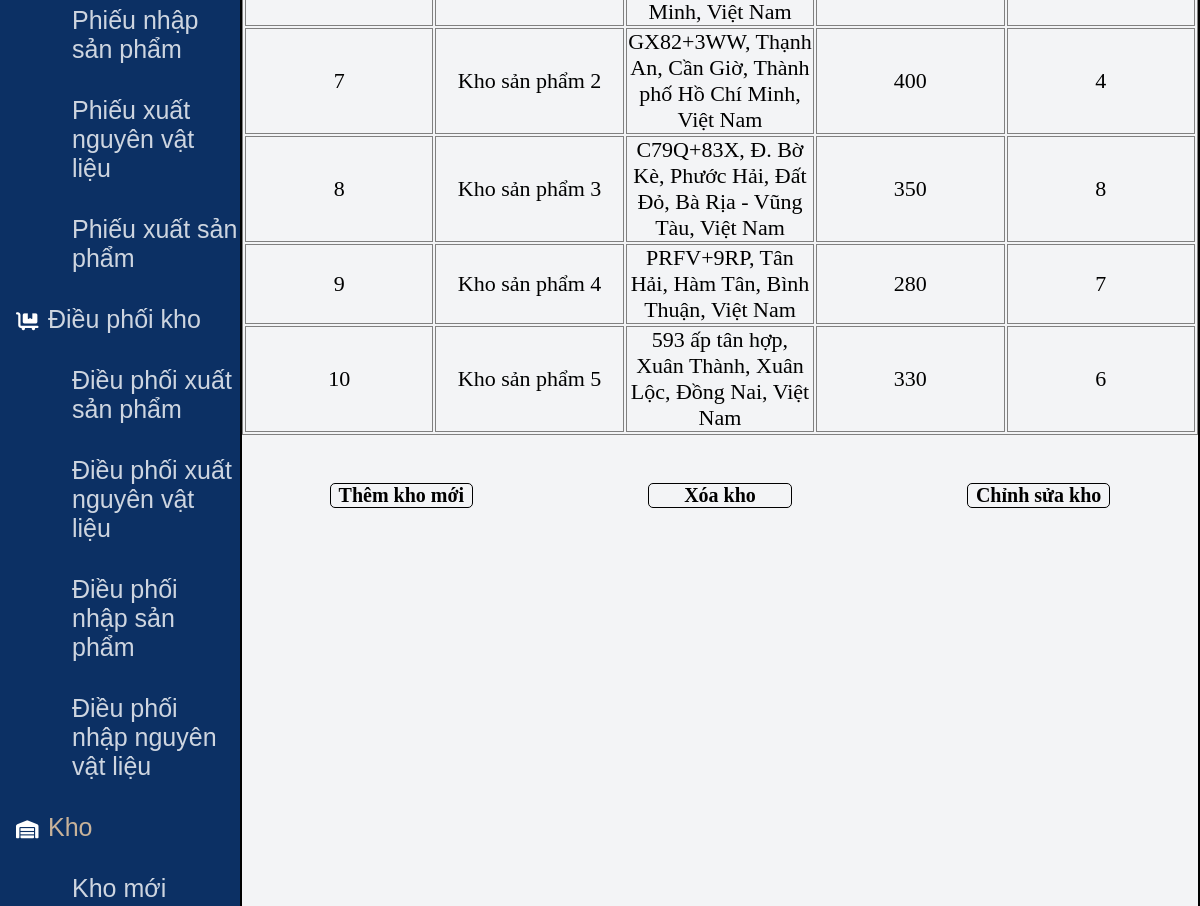
Page /danhSachKho.php (middle part) on the earlier database version.
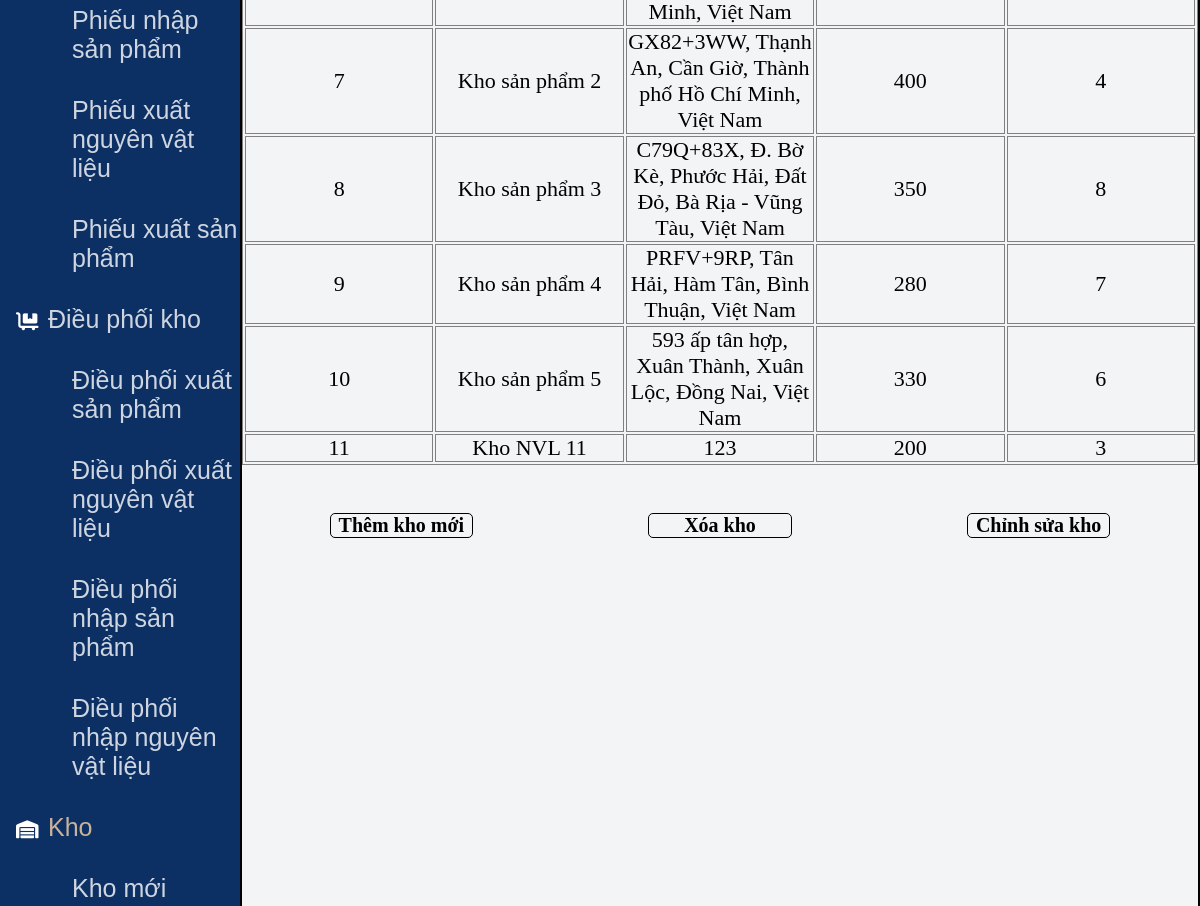
Same page on the later database version.
### tables this page shows
CREATE TABLE `kho` (
  `MaKho` int(11) NOT NULL,
  `TenKho` varchar(255) NOT NULL,
  `DiaChi` varchar(255) NOT NULL,
  `DungLuong` int(11) NOT NULL,
  `MaNhanVien` int(11) NOT NULL
);

### danhSachKho.php (the view, shortened to what this page needs)
<?php
$mysqli = new mysqli("localhost","root","","nhom2_qlkho");
?>
<?php
    $row_LietKe_dsKho = mysqli_query($mysqli,"SELECT * FROM `kho` ");
?>
<!DOCTYPE html>
<html lang="en">
<head>
    <link rel="stylesheet" href="static/css/styles.css">
</head>
<body>
    <div class="body_section">
        <div class="body_section_inner">
            <div class="body_section_inner_left">
            <div class="navbar">
                    <ul>
                        <ul class="navbar_fix1">
                            <li><a href="index.php?page_layout=phieunhapsp">Phiếu nhập sản phẩm</a></li>
                            <li><a href="index.php?page_layout=phieuxuatnvl">Phiếu xuất nguyên vật liệu</a></li>
                            <li><a href="index.php?page_layout=phieuxuatsp">Phiếu xuất sản phẩm</a></li>
                        </ul>
                        <li><i class="fa-solid fa-cart-flatbed"></i><a href="#">Điều phối kho</a></li>
                        <ul class="navbar_fix1">
                            <li><a href="index.php?page_layout=dieuphoixuatsp">Điều phối xuất sản phẩm</a></li>
                            <li><a href="index.php?page_layout=dieuphoixuatnvl">Điều phối xuất nguyên vật liệu</a></li>
                            <li><a href="index.php?page_layout=dieuphoinhapsp">Điều phối nhập sản phẩm</a></li>
                            <li><a href="index.php?page_layout=dieuphoinhapnvl">Điều phối nhập nguyên vật liệu</a></li>
                        </ul>
                        <li><i class="fa-solid fa-warehouse"></i><a href="index.php?page_layout=danhsachkho" id="color_highlight">Kho</a></li>
                            <ul class="navbar_fix1">
                                <li><a href="index.php?page_layout=themkhomoi">Kho mới</a></li>
                            </ul>
                    </ul>
                </div>
            </div>
            <div class="body_section_inner_right">
                    <table border="1" class="warehouse_table">
                        <tbody>
                            <?php
                                while($row = mysqli_fetch_array($row_LietKe_dsKho)){
                            ?>
                            <tr>
                                <td><?php echo $row['MaKho']; ?></td>
                                <td><?php echo $row['TenKho']; ?></td>
                                <td><?php echo $row['DiaChi']; ?></td>
                                <td><?php echo $row['DungLuong']; ?></td>
                                <td><?php echo $row['MaNhanVien']; ?></td>
                            </tr>
                            <?php
                                }
                            ?>
                        </tbody>
                    </table>
                    <div class="warehouse_function">
                        <div class="warehouse_function_inner">
                            <a href="index.php?page_layout=themkhomoi">Thêm kho mới</a>
                            <a href="index.php?page_layout=xoakho">Xóa kho</a>
                            <a href="index.php?page_layout=suakho">Chỉnh sửa kho</a>
                        </div>
                    </div>
            </div>
        </div>
    </div>
</body>
</html>

Differences in the rows shown:
added kho: MaKho "11", TenKho "Kho NVL 11", DiaChi "123", DungLuong "200", MaNhanVien "3"
